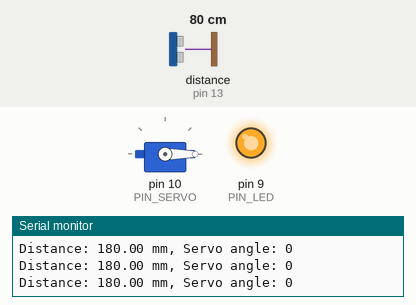
The sketch below on a simulated Arduino Uno, built with avr-gcc and run on an emulated ATmega328P. Parts: servo, output pins drawn as LEDs (lit = HIGH), the last lines printed to the serial monitor. Wiring (inferred from the names in the program): ultrasonic range finder: trigger pin 12; echo pin 13. Inputs (shaded band) come from the test bench; at power-on: distance to the obstacle (sensor on pin 13) 80 cm. The echo pulse lasts 58.3 µs per cm; pins used as bus, display or sensor lines are not drawn.

Above: at 1.2 s.
1.3 s: distance to the obstacle (sensor on pin 13) set to 18 cm
At 1.76 s:
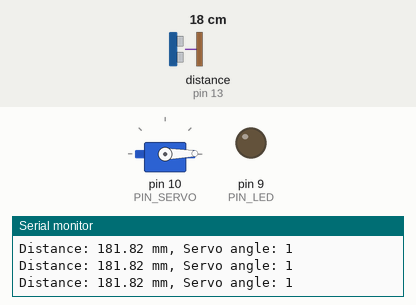
4.3 s: distance to the obstacle (sensor on pin 13) set to 35 cm
At 4.67 s:
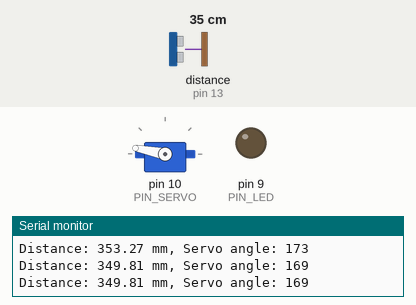
7.3 s: distance to the obstacle (sensor on pin 13) set to 2 cm
At 8.7 s:
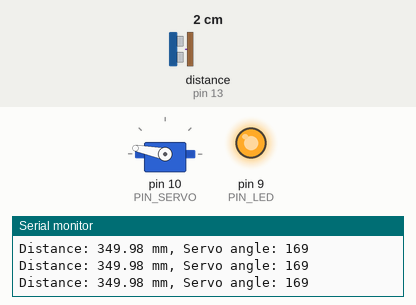
Timing chart, 0 to 10.3 s (numbered marks = the images above; inputs shaded):
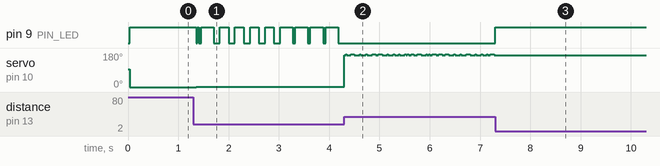

Measured:
- after the input at 1.3 s, servo on pin 10 (PIN_SERVO): 0° → 1° after 0.05 s
- after the input at 4.3 s, pin 9 (PIN_LED): stops changing and stays LOW
- after the input at 7.3 s, pin 9 (PIN_LED): LOW → HIGH at once; servo on pin 10 (PIN_SERVO): stops changing and stays 169°

The sketch:

11P07.ino
```cpp
#include <Servo.h>

// Arduino pin assignment
#define PIN_LED   9   // LED active-low
#define PIN_TRIG  12  // sonar sensor TRIGGER
#define PIN_ECHO  13  // sonar sensor ECHO
#define PIN_SERVO 10  // servo motor

// configurable parameters for sonar
#define SND_VEL 346.0     // sound velocity at 24 celsius degree (unit: m/sec)
#define INTERVAL 25       // sampling interval (unit: msec)
#define PULSE_DURATION 10 // ultra-sound Pulse Duration (unit: usec)
#define _DIST_MIN 180.0   // minimum distance to be measured (unit: mm)
#define _DIST_MAX 360.0   // maximum distance to be measured (unit: mm)

#define TIMEOUT ((INTERVAL / 2) * 1000.0) // maximum echo waiting time (unit: usec)
#define SCALE (0.001 * 0.5 * SND_VEL)     // coefficient to convert duration to distance

#define _EMA_ALPHA 0.5    // EMA weight of new sample (range: 0 to 1)
                          // Setting EMA to 1 effectively disables EMA filter.

// Target Distance
#define _TARGET_LOW  250.0
#define _TARGET_HIGH 290.0

// duty duration for myservo.writeMicroseconds()
// NEEDS TUNING (servo by servo)

#define _DUTY_MIN 500    // servo full clockwise position (0 degree)
#define _DUTY_NEU 1500   // servo neutral position (90 degree)
#define _DUTY_MAX 2500   // servo full counterclockwise position (180 degree)

// global variables
float  dist_ema, dist_prev = _DIST_MAX; // unit: mm
unsigned long last_sampling_time;       // unit: ms

Servo myservo;

void setup() {
  // initialize GPIO pins
  pinMode(PIN_LED, OUTPUT);
  pinMode(PIN_TRIG, OUTPUT);    // sonar TRIGGER
  pinMode(PIN_ECHO, INPUT);     // sonar ECHO
  digitalWrite(PIN_TRIG, LOW);  // turn-off Sonar

  myservo.attach(PIN_SERVO);
  myservo.writeMicroseconds(_DUTY_NEU);

  // initialize USS related variables
  dist_prev = _DIST_MIN; // raw distance output from USS (unit: mm)

  // initialize serial port
  Serial.begin(57600);
}

void loop() {
  float  dist_raw;

  // wait until next sampling time.
  if (millis() < (last_sampling_time + INTERVAL))
    return;

  dist_raw = USS_measure(PIN_TRIG, PIN_ECHO); // read distance

  if ((dist_raw == 0.0) || (dist_raw > _DIST_MAX)) {
    dist_raw = dist_prev;           // Cut higher than maximum
    digitalWrite(PIN_LED, 1);       // LED OFF
  } else if (dist_raw < _DIST_MIN) {
    dist_raw = dist_prev;           // Cut lower than minimum
    digitalWrite(PIN_LED, 1);       // LED OFF
  } else {    // In desired range
    dist_prev = dist_raw;
    digitalWrite(PIN_LED, 0);       // LED ON
  }

  // Apply ema filter here
  dist_ema = dist_raw;

  // Calculate the servo angle based on distance
  int servo_angle = map(dist_raw, _DIST_MIN, _DIST_MAX, 0, 180);
  servo_angle = constrain(servo_angle, 0, 180);  // Constrain angle between 0 and 180

  // Move the servo to the calculated angle
  myservo.write(servo_angle);

  // Output the distance and servo angle to the serial port
  Serial.print("Distance: ");  Serial.print(dist_raw);
  Serial.print(" mm, Servo angle: ");  Serial.println(servo_angle);

  // Update last sampling time
  last_sampling_time += INTERVAL;
}

// Get a distance reading from the USS. Return value is in millimeter.
float USS_measure(int TRIG, int ECHO) {
  digitalWrite(TRIG, HIGH);
  delayMicroseconds(PULSE_DURATION);
  digitalWrite(TRIG, LOW);

  return pulseIn(ECHO, HIGH, TIMEOUT) * SCALE; // unit: mm
}
```
